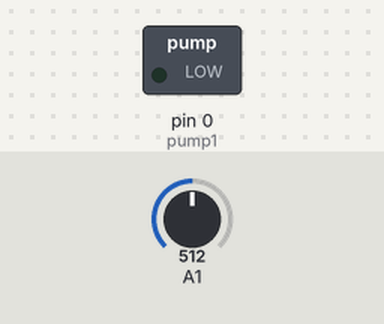
This sketch was run on a simulated Arduino Uno, built with avr-gcc and run on an emulated ATmega328P. Parts: switched loads named in the sketch (green lamp = pin HIGH). The inputs (shaded band) are chosen by the test bench; at power-on: A1 = 512.

Above: at 1.2 s.
1.3 s: A1 set to 104
2.8 s: A1 set to 88
At 3.1 s:
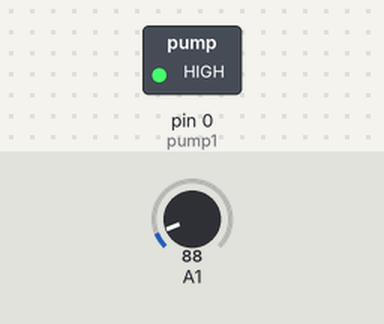
Timing chart, 0 to 10.3 s (numbered marks = the images above; inputs shaded):
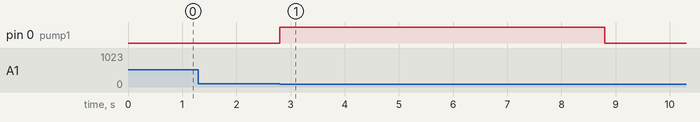

Measured:
- the behaviour switches between 100 and 99 on A1 (found by bisection; images 0 and 1)
- after the input at 1.3 s, every drawn part: stays the same
- after the input at 2.8 s, pin 0 (pump1): LOW → HIGH at once, → LOW 6.0 s later

The sketch:

ThresholdWatering.ino
```cpp
int pumpTime=6000;
unsigned long pumpDelay=60000;

int state1=1; //0: waiting for full wet  //1: waiting for full dry

int fullWet=700; //thresholds out of 1000
int fullDry=100;

int pump1=0; //pump takes two pins (draws 60 mA) (terrible idea but no extra transistor)
int pump2=1;

int AIn[7]={1,-1,-1,-1,-1,-1}; //pins for analog input
//[0] is moisture sensor (P2)

int AInValue[7]={0,0,0,0,0,0};

void pumpOn(){
  digitalWrite(pump1, HIGH);
  digitalWrite(pump2, HIGH);
}
void pumpOff(){
  digitalWrite(pump1, LOW);
  digitalWrite(pump2, LOW);
}
void ARead(int APin){
   AInValue[APin]=analogRead(AIn[APin]);
}

void setup() {
  pinMode(pump1, OUTPUT);
  pinMode(pump2, OUTPUT);
  pumpOff();

  pinMode(AIn[0], INPUT);

  pinMode(3, INPUT);
  pinMode(4, INPUT);
  pinMode(5, INPUT);
}


void loop() {
  ARead(0);
  if (state1==0 && AInValue[0]<fullWet){
    pumpOn();
    delay(pumpTime);
    pumpOff();
    delay(pumpDelay);
  }
  if (AInValue[0]>fullWet) state1=1;
  if (state1==1 && AInValue[0]<fullDry){
    state1=0;
  }
}
```
